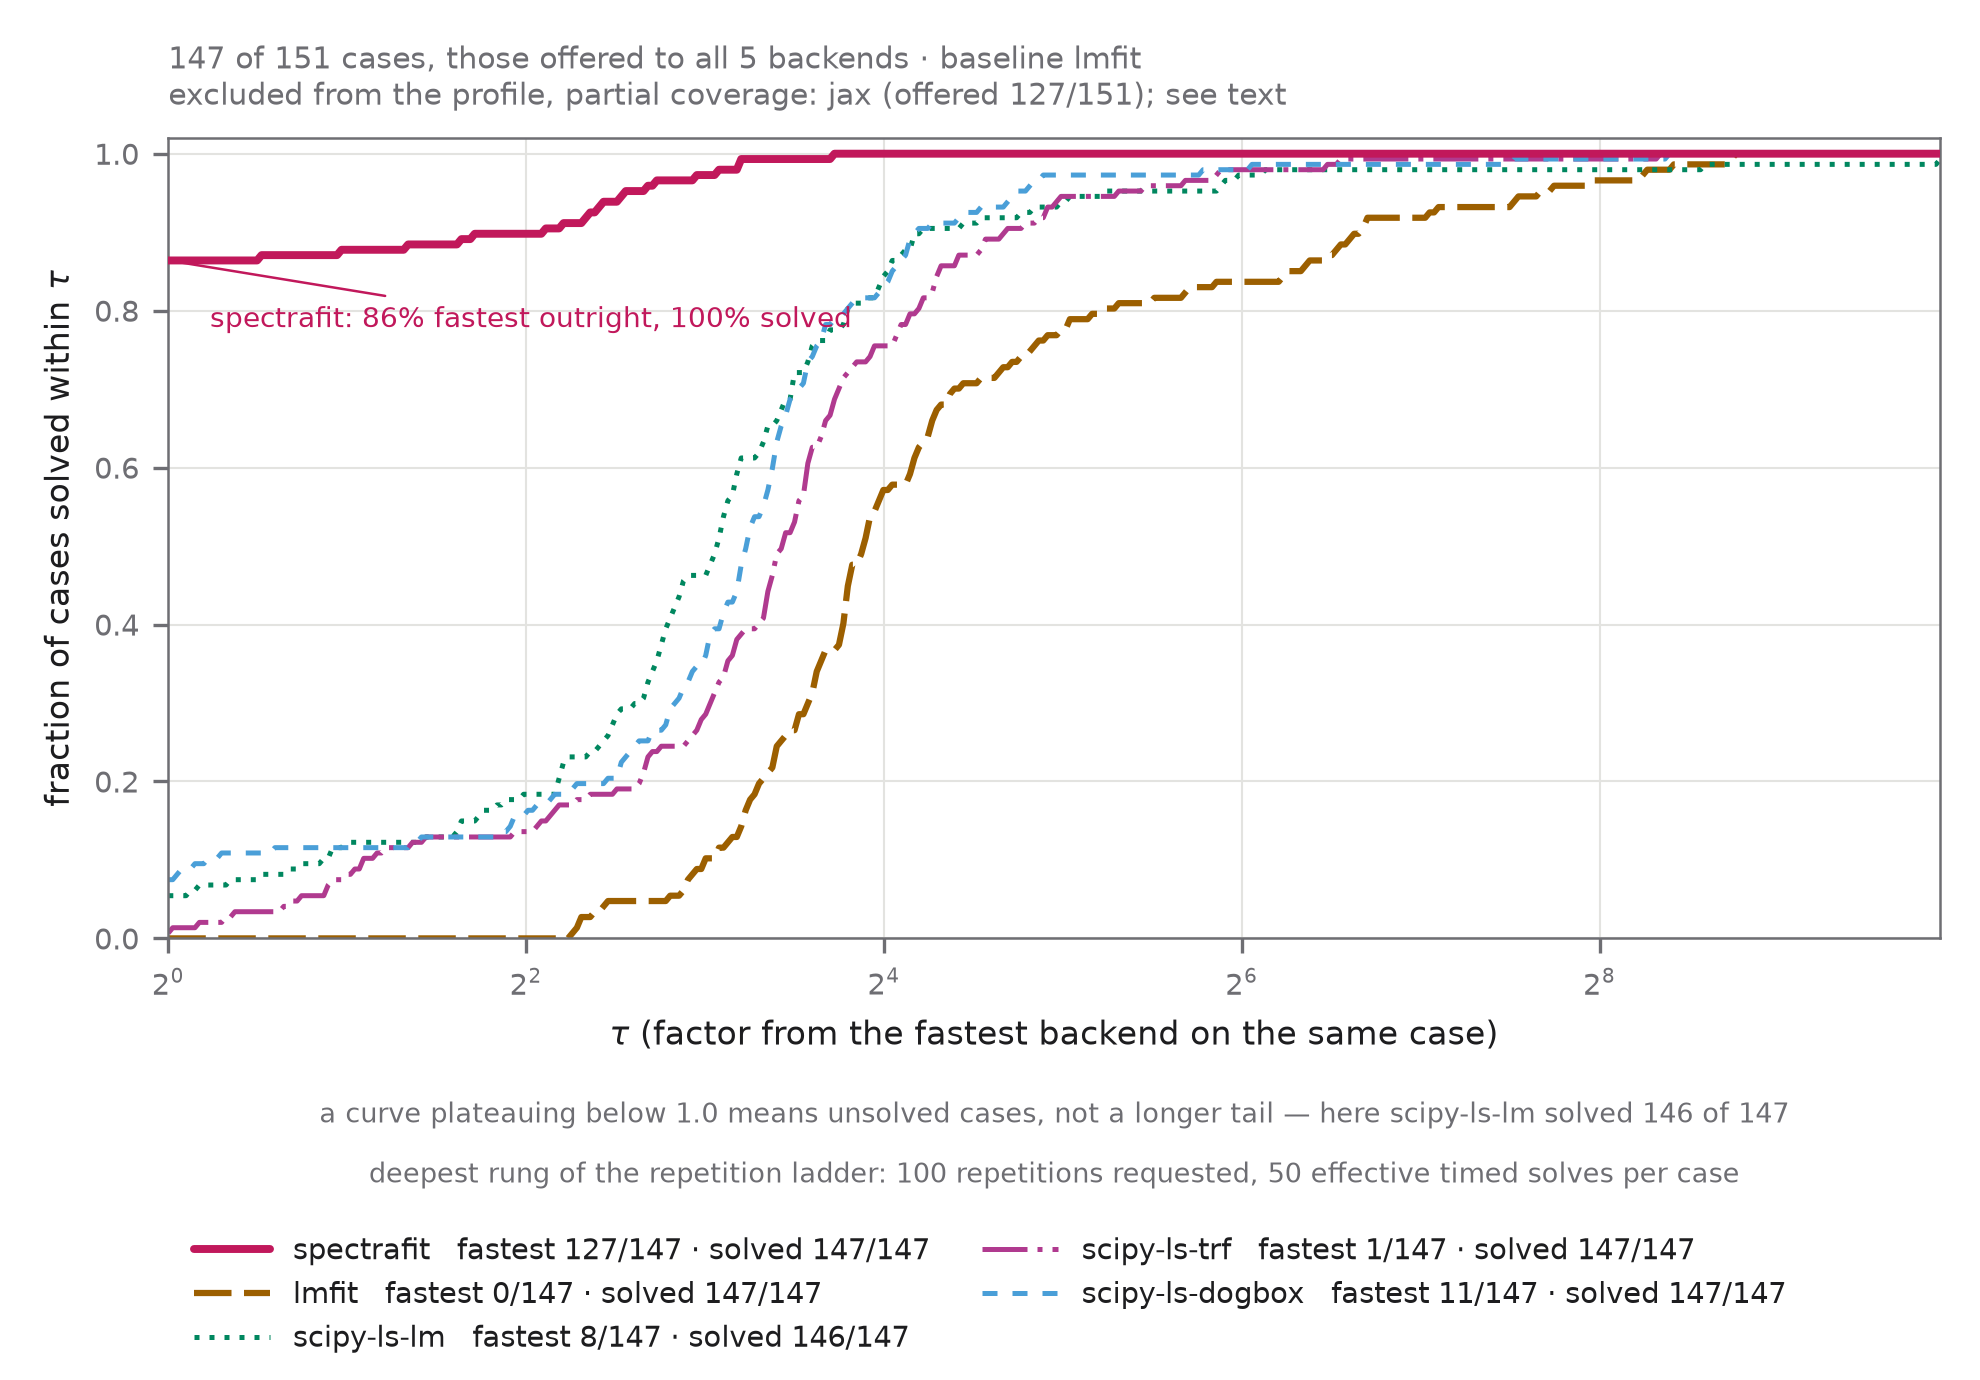

Python code for this plot:
"""Appendix figure: cross-backend Dolan-More performance profile.

The figure exists to support one sentence — read in the conventional
performance-profile form, spectrafit-core is outright fastest on 86 % of the
cases every plotted backend was offered, it solved all of them, and where it is
not fastest it is close rather than far behind.

This is the standard-form companion to Figure 4. It is drawn from the same
sidecar, the same run and the same per-case median times; it exists so the
headline timing claim can be cross-checked in the presentation a reader of the
optimisation literature already knows how to read, rather than only in the
per-case form Figure 4 uses. If the two disagree, one of them is wrong; they are
kept side by side precisely so that check is available.

For each case, every backend's median solve time is divided by the fastest time
any backend achieved on that case; the profile then plots, for each backend, the
fraction of cases solved within a factor tau of the best. A curve's intercept at
tau = 1 is how often that backend was outright fastest; its right-hand asymptote
is the fraction of cases it solved at all. Both readings are written into the
legend so neither has to be eyeballed off the curve.

Reproduce:

    uv run --group manuscript python manuscript/examples/figures/extract_bench_summary.py <run-dir>
    uv run --group manuscript python manuscript/examples/figures/fig_performance_profile.py

Outputs, written next to this file:
    fig_performance_profile.pdf   vector, for submission
    fig_performance_profile.png   300 dpi raster

Why this presentation is the appendix and not the main figure
-------------------------------------------------------------
A performance profile requires one case set that every plotted curve was
offered, and this suite is ragged by design: the 4 tied-parameter cases are not
handed to SciPy, and those 4 plus the 20 multimodal `optfn` cases are not handed
to jax/optimistix. So the denominator is chosen by which subsets happen to
overlap, not by anything about the library. Intersecting five backends gives 147
of 151 cases. Intersecting all six gives 127.

The second number is the disqualifying one. On those 127 cases spectrafit-core
is fastest 100 % of the time — because the 20 cases it loses across the
147-case set are precisely the 20 multimodal `optfn` cases jax is never offered.
The single arrangement in which every backend shares a denominator is therefore
also the arrangement that deletes the subject's only measured weakness, moving
its score from 86 % to 100 % by discarding the evidence against it. A figure
whose denominator flatters the subject cannot be the figure that carries the
claim, so Figure 4 scores each backend over the cases it was actually offered
and keeps all 151, and this profile — drawn on the 147-case five-backend
intersection, with the excluded backend named and counted on the canvas — is
the appendix cross-check.

Why a profile rather than a bar chart of mean speedups: a mean over cases is
dominated by whichever case happens to be slowest in absolute terms, and hides
how often a backend is merely *close* to the best rather than far behind. The
profile answers "how often is this backend within 2x of the best?" directly,
which is the question a reader choosing a solver actually has.

A backend offered less than `ELIGIBILITY_FLOOR` of the suite is excluded from
the plot and named, with its offered-count, in the subtitle. The exclusion is
mechanical, not editorial. In this run it drops jax/optimistix, which ran and
converged on every case it was given but was given only 127 of 151: it is not
handed the 4 tied-parameter cases, whose expression edges optimistix cannot
express, nor the 20 multimodal `optfn` cases, which sit outside the local-fit
contract it is given.

Rejected alternatives, each recorded with what decided it
---------------------------------------------------------
An earlier version drew the excluded backend as a flat zero, which is a
different and false claim: "attempted 151 cases and solved none" rather than
"was not asked to attempt 24 of them". A later version stated the exclusion
correctly but gave it the wrong reason — that this run installed the `benchmark`
extra without the optional `jax` extra, so no per-case jax results existed. The
sidecar refutes that: `solvers_not_run` is empty and jax carries 127 successes.

A third version, in `performance_ratios`, fell back to
`dict.fromkeys(summary["solvers"], len(summary["cases"]))` when the sidecar
carried no `solvers_eligible` block. That fallback asserts "every backend was
offered every case", which is exactly the claim the flat-zero curve made, merely
inverted: it would readmit jax/optimistix as a curve structurally capped at
127/151 = 0.84 and read as mass failure. A missing eligibility block is now a
`SystemExit`, because drawing less is the only honest degradation and here there
is nothing left to draw.

Right-edge direct labels were drawn once and removed: the legend already names
every series and now carries both canonical readings, two lookup mechanisms for
one fact is one too many, and the labels collided where the four comparator
curves converge on 1.0. They are not to be re-added.

The tau axis is not cropped. An earlier version stopped it at the pooled 99.5th
percentile of the ratios; that hid 4 of 734 points off the right edge and left
lmfit's curve ending at 0.986 and scipy-ls-lm's at 0.980 while their legend
entries read 147/147 and 146/147 solved — precisely the misreading the caveat
under the axis warns against, manufactured by the crop rather than present in
the data. On a log-2 axis the entire hidden tail costs 17 % of the width, which
buys far too little legibility to be worth contradicting the figure's own
caveat.

The run id is not printed on the canvas. It names a directory rather than a
quantity, no reader can act on it, and the gold-standard figure
(`fig_ladder_stability.py`) prints none. Provenance for this figure lives in the
manuscript caption and in `manuscript/draft/manuscript-state.json`; what does
belong on the canvas is the timing depth, which is a measurement parameter, and
that is derived from the ladder rather than typed in.
"""

from __future__ import annotations

import json
from pathlib import Path

import matplotlib as mpl
import numpy as np
from matplotlib import pyplot as plt

# The rendered PNG is sha256-pinned in manuscript/draft/.render-manifest.json, so
# the backend is pinned too: an interactive backend resolves fonts differently
# and moves the hash without moving a single number.
mpl.use("Agg")

HERE = Path(__file__).resolve().parent
SUMMARY = HERE / "bench_summary.json"
LADDER = HERE.parent / "ladder" / "ladder.json"
RUNGS = HERE.parent / "ladder" / "rungs"
STEM = "fig_performance_profile"

# Chart series ramp from docs/stylesheets/tokens/palette.css (--c-chart-1..5).
#
# One hue per backend, so the scipy configurations can be compared with each
# other and not only against the subject. That was not free. The raw brand
# `--c-<backend>` colours cannot do it: measured all-pairs, systemIndigo vs
# systemBlue is dE 0.8 under deuteranopia and 7.0 with normal vision, because
# deuteranopia merges red/green/orange into one family and blue/indigo/cyan
# into another. Extending the previous four-hue chart ramp to five also failed
# outright — five separate candidate fifth hues each broke the normal-vision
# floor — so the set was re-derived as a whole, with slot 3 lightened.
#
# Measured (--pairs all, light surface): lightness PASS, chroma PASS,
# normal-vision PASS at dE 16.5 (threshold 15), CVD separation WARN at 7.0
# deutan (inside the 6-8 floor band), contrast WARN for chart-5 at 2.82.
#
# Both WARNs are legal ONLY with secondary encoding, which is why every series
# also carries a distinct dash pattern and is named with its counts in the
# legend. Five is the measured ceiling: a sixth hue has nowhere to go that
# does not collapse a pair, and the honest remedy there is faceting.
#
# Harmonised with Figure 4 (fig_benchmark_profile.py), and that is the whole of
# the colour rule here. This figure and that one plot the same backends on the
# same run, so a backend that changed hue between them would be the worst kind
# of collision the paper can contain: not two figures reusing a hue for
# different things, but one framework wearing two identities a page apart.
# Every assignment below is therefore a deliberate positive reuse — same
# referent, same hue, checked against Figure 4's SERIES_COLOUR.
#
# The subject sits OUTSIDE the chart ramp on #c1185b, the paper's subject
# crimson (fig_ladder_stability.py:174, fig_nist_head_to_head.py:41), so both
# figures read as subject-against-field rather than one-of-five. An earlier
# version of this file put the subject on #0067d6 and argued that "slot 1 is the
# subject's slot in every chart in the paper". That was never true of the
# palette and is now plainly false of Figure 4; the claim is recorded here as
# withdrawn rather than silently deleted.
#
# Retiring #0067d6 from this figure also retires its sharpest collision. That
# hex is lmfit — the COMPARATOR — at fig_nist_head_to_head.py:42, and in Figure 4
# it is jax. It is now absent here, so nothing in this figure inverts it.
#
# Declining-comment (R11d) for the four ramp hues that remain:
#   #9c5f00  is the arctan continuum step in Figures 1 and 3, and Figure 6's
#            "Average" tier. Declined: there is no continuum in a timing
#            profile. Reused from Figure 4, where it is also lmfit.
#   #00875f  is the L2 multiplet in Figure 3. Declined: no spectral feature is
#            plotted. Reused from Figure 4, where it is also scipy-ls-lm.
#   #b03a8f  is the total model in Figure 3 and Figure 6's "Higher" tier.
#            Declined: nothing here is a sum of components. Reused from Figure
#            4, where it is also scipy-ls-trf.
#   #4a9fd8  means scipy-ls-dogbox here and in Figure 4 and nothing anywhere
#            else; no meaning to decline.
#
# #d30f45, the reserved attention channel ("look here", R12), is declined
# outright: this figure has five co-equal curves and no single element it wants
# read first, so there is nothing for the attention hue to point at. Emphasis is
# carried by line weight instead (the subject is heaviest, the timing baseline
# next), the way fig_ladder_stability.py declines it for the same reason.
SERIES_COLOUR = {
    "spectrafit": "#c1185b",  # subject crimson, outside the ramp
    "lmfit": "#9c5f00",  # --c-chart-2  (the timing baseline)
    "scipy-ls-lm": "#00875f",  # --c-chart-3
    "scipy-ls-trf": "#b03a8f",  # --c-chart-4
    "scipy-ls-dogbox": "#4a9fd8",  # --c-chart-5  (the sub-3:1 slot)
}
# Dash patterns are retained even though every series now has its own hue:
# the CVD and contrast WARNs above are legal only WITH secondary encoding, and
# this is it. They also keep the chart readable in greyscale print.
DASHES = {
    "spectrafit": (None, None),
    "lmfit": (6, 2),
    "scipy-ls-lm": (1, 2),
    "scipy-ls-trf": (9, 2, 1, 2),
    "scipy-ls-dogbox": (3, 3),
}
# A backend offered fewer than this fraction of the suite is excluded from the
# profile rather than drawn with a structurally-capped curve. 0.9 keeps the
# scipy configurations (offered 147 of 151, i.e. 0.97) and drops jax/optimistix
# (offered 127 of 151, i.e. 0.84). The floor sits between those two measured
# values and nowhere near either, so it is a rule and not a hand-picked cut.
ELIGIBILITY_FLOOR = 0.9

# A profile of one curve compares nothing, so two eligible backends is the
# structural minimum below which the figure refuses to draw.
MIN_PLOTTED_SOLVERS = 2

C_SUBJECT = SERIES_COLOUR["spectrafit"]
C_FALLBACK = "#8e8e93"
INK = "#1d1d1f"
INK_MUTED = "#6e6e73"
GRID = "#e3e3e0"

# Declared layer ranking (R6), stated once here rather than as inline ternaries
# at the call sites. Reading order bottom to top: the grid is scenery, the
# comparators are the field, the subject rides over them, labels ride over
# everything.
#
# Z_GRID is inert — `ax.set_axisbelow(True)` forces the grid under every artist
# regardless of its zorder — and is kept only so the full ranking is written
# down in one place rather than half here and half in an axes property.
Z_GRID = 0
Z_COMPARATOR = 2
Z_SUBJECT = 3
Z_ANNOTATION = 6

# The subject of the benchmark always takes slot 0 (the strongest hue, solid
# line); oracles follow in a fixed order so a backend's colour never changes
# between figures or runs.
PREFERRED_ORDER = [
    "spectrafit",
    "lmfit",
    "jax",
    "scipy-ls-lm",
    "scipy-ls-trf",
    "scipy-ls-dogbox",
]

SUBJECT = "spectrafit"


def load_summary() -> dict:
    """Load the sidecar, failing with the command that produces it."""
    if not SUMMARY.exists():
        msg = (
            f"{SUMMARY} not found — the profile is drawn entirely from the "
            "per-case median times in the sidecar and there is nothing to plot "
            "without it; run extract_bench_summary.py against a benchmark run "
            "directory first"
        )
        raise SystemExit(msg)
    return json.loads(SUMMARY.read_text())


def timing_depth(run_id: str) -> tuple[int, int] | None:
    """Return (reps_requested, reps_effective) for the run, or ``None``.

    The sidecar records which run it came from but not how deeply that run was
    timed; the repetition ladder records the depth but indexes it by rung. The
    two are joined through the per-rung manifests, whose ``run_id`` matches the
    sidecar's and whose directory is named for ``reps_effective``.

    Returns ``None`` when the ladder or the manifests are unavailable, or when
    no rung claims this run, so the figure omits the depth line rather than
    inventing a number for it (R13).
    """
    if not LADDER.exists() or not RUNGS.is_dir():
        return None
    try:
        rungs = json.loads(LADDER.read_text()).get("rungs", [])
    except (OSError, json.JSONDecodeError):
        return None

    effective: int | None = None
    for manifest in sorted(RUNGS.glob("*/manifest.json")):
        try:
            if json.loads(manifest.read_text()).get("run_id") != run_id:
                continue
        except (OSError, json.JSONDecodeError):
            continue
        # The rung directory is named for its effective depth (rung_050 -> 50),
        # which is the key ladder.json indexes its rungs by.
        suffix = manifest.parent.name.rsplit("_", 1)[-1]
        if suffix.isdigit():
            effective = int(suffix)
        break

    if effective is None:
        return None
    for rung in rungs:
        if rung.get("reps_effective") == effective:
            return int(rung["reps_requested"]), effective
    return None


def performance_ratios(
    summary: dict,
) -> tuple[list[str], dict[str, np.ndarray], dict, int, dict[str, int]]:
    """Return (ordered solvers, ratio arrays, coverage, dropped, eligibility).

    A case contributes a ratio for a backend only when that backend succeeded on
    it. Failures become ``inf`` so they never count as "solved within tau" at
    any finite tau, which is exactly how Dolan-More handles them.

    ``dropped`` counts cases in which no plotted backend succeeded. Such a case
    has no best time, so it cannot enter a ratio at all; it is removed from the
    denominator and its count returned so the caller can disclose it on the
    canvas rather than let two denominators drift apart silently.

    The resolved eligibility mapping is returned rather than re-read by the
    caller: the exclusion decision and the offered-count printed next to the
    excluded backend must be the same object, or a sidecar shape this function
    tolerated could still print "offered 0/151" on the canvas.
    """
    # A performance profile is only meaningful over a case set every plotted
    # backend was actually offered. Two distinct things had been conflated:
    #
    #   eligible  — the backend was asked to run the case (it has an entry)
    #   succeeded — it was asked, and converged
    #
    # Reporting "solved / total cases" mixes them. In the canonical run
    # scipy-ls-lm shows 146 successes against 151 cases, which reads as five
    # failures; it was offered 147 and failed one. trf and dogbox were offered
    # 147 and failed none, not four. And jax/optimistix is offered 127 of 151 —
    # it is not handed the 4 tied-parameter cases, whose expression edges
    # optimistix cannot express, nor the 20 multimodal `optfn` cases — so a curve
    # flattening at 0.84 would read as mass failure when it was never asked to
    # attempt those 24 cases at all.
    #
    # So: drop backends whose eligibility is structurally low (they are named in
    # the subtitle and discussed in the text), then restrict to the cases every
    # remaining backend was offered, and report counts against THAT set.
    eligible = summary.get("solvers_eligible")
    if eligible is None:
        # Assuming full eligibility is not a weaker figure, it is a false one:
        # it readmits the partial backend as a curve structurally capped at its
        # offered fraction, which reads as mass failure. See the docstring.
        msg = (
            f"{SUMMARY} carries no `solvers_eligible` block — without it a "
            "partially-offered backend cannot be told from a failing one, and "
            "the profile would draw a curve capped at 0.84 that reads as mass "
            "failure; re-run extract_bench_summary.py against the run directory "
            "to write the eligibility block"
        )
        raise SystemExit(msg)

    n_total = len(summary["cases"])
    plotted = {s for s in summary["solvers"] if eligible.get(s, 0) >= ELIGIBILITY_FLOOR * n_total}

    solvers = [s for s in PREFERRED_ORDER if s in plotted]
    solvers += [s for s in summary["solvers"] if s in plotted and s not in solvers]

    if len(solvers) < MIN_PLOTTED_SOLVERS:
        msg = (
            f"only {len(solvers)} backend(s) clear the {ELIGIBILITY_FLOOR:.0%} "
            f"eligibility floor over {n_total} cases — a performance profile of "
            "one curve compares nothing, since every ratio would be 1.0 by "
            "construction; re-run the benchmark with at least two backends "
            "offered the whole suite"
        )
        raise SystemExit(msg)

    common = [c for c in summary["cases"] if all(s in c["m"] for s in solvers)]
    if not common:
        msg = (
            f"no case in {SUMMARY} was offered to all {len(solvers)} eligible "
            "backends, so no case has a per-case best time to divide by and the "
            "profile has an empty denominator; re-run the benchmark so the "
            "plotted backends share a case set"
        )
        raise SystemExit(msg)

    ratios: dict[str, list[float]] = {s: [] for s in solvers}
    solved: dict[str, int] = dict.fromkeys(solvers, 0)
    dropped = 0

    for case in common:
        times = {}
        for s in solvers:
            m = case["m"].get(s)
            if m and m.get("success") and m.get("med_ms"):
                times[s] = float(m["med_ms"])
        if not times:
            dropped += 1
            continue
        best = min(times.values())
        for s in solvers:
            if s in times:
                ratios[s].append(times[s] / best)
                solved[s] += 1
            else:
                ratios[s].append(np.inf)

    # The denominator is the number of cases that entered a ratio, not the number
    # offered, so the legend's solved-fraction and the curve's own right-hand
    # asymptote are the same quantity read two ways.
    n_used = len(common) - dropped
    coverage = {s: (solved[s], n_used) for s in solvers}
    arrays = {s: np.asarray(v, dtype=float) for s, v in ratios.items()}
    return solvers, arrays, coverage, dropped, eligible


def plot(summary: dict) -> None:
    """Render the profile to PDF and 300 dpi PNG."""
    solvers, ratios, coverage, dropped, eligible = performance_ratios(summary)

    mpl.rcParams.update(
        {
            "font.size": 8,
            "axes.labelsize": 8,
            "legend.fontsize": 7,
            "xtick.labelsize": 7,
            "ytick.labelsize": 7,
            "axes.edgecolor": INK_MUTED,
            "axes.linewidth": 0.6,
            "xtick.color": INK_MUTED,
            "ytick.color": INK_MUTED,
            "text.color": INK,
            "axes.labelcolor": INK,
            "figure.facecolor": "white",
            "savefig.facecolor": "white",
        },
    )
    fig, ax = plt.subplots(figsize=(6.6, 4.6))

    finite = np.concatenate([r[np.isfinite(r)] for r in ratios.values() if r.size])
    tau_max = float(finite.max()) if finite.size else 10.0
    tau = np.logspace(0, np.log10(max(tau_max, 2.0)), 400)

    baseline = summary.get("baseline_solver_id", "lmfit")
    handles = []
    efficiency: dict[str, float] = {}
    for s in solvers:
        r = ratios[s]
        rho = [(r <= t).sum() / len(r) for t in tau] if r.size else np.zeros_like(tau)
        # One hue per backend. Weight still separates roles: the subject is
        # heaviest, the timing baseline next, the rest uniform — so the chart
        # reads as "spectrafit vs the baseline" at a glance while still
        # supporting a scipy-to-scipy comparison on closer reading.
        colour = SERIES_COLOUR.get(s, C_FALLBACK)
        if s == SUBJECT:
            lw = 1.9
        elif s == baseline:
            lw = 1.5
        else:
            lw = 1.2
        dash = DASHES.get(s, (2, 2))
        (line,) = ax.plot(
            tau,
            rho,
            lw=lw,
            color=colour,
            dashes=dash if dash[0] is not None else (None, None),
            solid_capstyle="round",
            zorder=Z_SUBJECT if s == SUBJECT else Z_COMPARATOR,
        )
        solved, total = coverage[s]
        fastest = int((r <= 1.0).sum()) if r.size else 0
        efficiency[s] = fastest / len(r) if r.size else 0.0
        # Both canonical readings of a performance profile, in the key, against
        # one shared denominator: the intercept at tau = 1 (how often fastest)
        # and the right-hand asymptote (how much it solved at all). Writing only
        # the second left the first to be eyeballed off a curve whose four
        # comparator traces start within a few pixels of each other.
        handles.append((line, f"{s}   fastest {fastest}/{total} · solved {solved}/{total}"))

        # No right-edge direct labels: the legend below already names every
        # series AND carries both readings, which is the more useful pair of
        # numbers. Two lookup mechanisms for the same fact is one too many, and
        # the labels collided where the four comparator curves converge on 1.0.

    ax.set_xscale("log", base=2)
    ax.set_xlim(1, tau[-1])
    ax.set_ylim(0, 1.02)
    ax.set_xlabel(r"$\tau$ (factor from the fastest backend on the same case)")
    ax.set_ylabel(r"fraction of cases solved within $\tau$")
    ax.grid(True, color=GRID, lw=0.5, zorder=Z_GRID)
    ax.set_axisbelow(True)

    # The legend carries both readings as counts; this one annotation attaches
    # the subject's pair to the geometry they are read off, so a reader learns
    # where on the curve those numbers live rather than taking them on trust.
    #
    # A dotted rule used to be drawn at tau = 1 to mark the first of the two
    # readings. It rendered as nothing: the axis starts at tau = 1 (a ratio
    # below 1 is impossible by construction), so the rule fell exactly under the
    # left spine at every figure size. The spine IS the tau = 1 rule, the 2^0
    # tick names it, and the annotation reads the intercept off it.
    if SUBJECT in ratios:
        solved, total = coverage[SUBJECT]
        ax.annotate(
            f"{SUBJECT}: {efficiency[SUBJECT]:.0%} fastest outright, {solved / total:.0%} solved",
            xy=(1.0, efficiency[SUBJECT]),
            xytext=(10, -16),
            textcoords="offset points",
            fontsize=6.8,
            color=C_SUBJECT,
            arrowprops={"arrowstyle": "-", "lw": 0.6, "color": C_SUBJECT},
            zorder=Z_ANNOTATION,
        )

    # A curve that plateaus below 1.0 has not run off the right edge — it never
    # solved those cases at all. Readers new to performance profiles routinely
    # misread this, and it is the difference between "slow" and "failed".
    #
    # Stated in the abstract the caveat was unfalsifiable prose: the only curve
    # in this run that does it misses the ceiling by well under a millimetre in
    # print, so a reader looking for the plateau the caveat warns about finds
    # none and concludes the caveat is boilerplate. Naming the instance and its
    # count is what makes the sentence checkable against the canvas.
    plateau = [(s, *coverage[s]) for s in solvers if coverage[s][0] < coverage[s][1]]
    if plateau:
        named = "; ".join(f"{s} solved {solved} of {total}" for s, solved, total in plateau)
        caveat = (
            f"a curve plateauing below 1.0 means unsolved cases, not a longer tail — here {named}"
        )
    else:
        caveat = (
            "a curve plateauing below 1.0 would mean unsolved cases, not a "
            "longer tail; every curve here reaches 1.0"
        )
    ax.annotate(
        caveat,
        xy=(0.5, -0.230),
        xycoords="axes fraction",
        ha="center",
        fontsize=6.5,
        color=INK_MUTED,
        zorder=Z_ANNOTATION,
    )

    m = summary.get("manifest", {})
    depth = timing_depth(m.get("run_id", ""))
    if depth is not None:
        requested, effective = depth
        ax.annotate(
            f"deepest rung of the repetition ladder: {requested} repetitions "
            f"requested, {effective} effective timed solves per case",
            xy=(0.5, -0.305),
            xycoords="axes fraction",
            ha="center",
            fontsize=6.5,
            color=INK_MUTED,
            zorder=Z_ANNOTATION,
        )

    n_common = coverage[solvers[0]][1]
    # Two lines: one subtitle ran past the right edge and truncated its tail.
    subtitle = (
        f"{n_common} of {summary['n_cases']} cases, those offered to all "
        f"{len(solvers)} backends · baseline {baseline}"
    )
    notes = []
    excluded = [s for s in summary["solvers"] if s not in solvers]
    if excluded:
        detail = ", ".join(
            f"{s} (offered {eligible.get(s, 0)}/{summary['n_cases']})" for s in excluded
        )
        notes.append(f"excluded from the profile, partial coverage: {detail}; see text")
    if dropped:
        # No best time exists for such a case, so it cannot enter a ratio. Its
        # count is stated rather than absorbed silently into the denominator.
        notes.append(f"{dropped} further case(s) omitted: no plotted backend succeeded")
    second = "; ".join(notes)
    ax.set_title(
        subtitle + ("\n" + second if second else ""),
        fontsize=7.2,
        color=INK_MUTED,
        loc="left",
        pad=8,
    )

    fig.legend(
        [h for h, _ in handles],
        [lab for _, lab in handles],
        loc="lower center",
        frameon=False,
        ncol=2,
        columnspacing=1.8,
        handlelength=2.6,
        bbox_to_anchor=(0.5, 0.0),
    )
    fig.subplots_adjust(left=0.085, right=0.98, top=0.90, bottom=0.32)
    for ext, dpi in (("pdf", 300), ("png", 300)):
        fig.savefig(HERE / f"{STEM}.{ext}", dpi=dpi)

    # The plateau caveat is worth its line only because the gap it names is too
    # small to see; the receipt states the gap in printed pixels so that claim
    # is itself checkable.
    bbox = ax.get_window_extent()
    plt.close(fig)

    print(f"wrote {STEM}.pdf / .png")
    print(f"  {n_common} of {summary['n_cases']} cases, offered to all {len(solvers)} backends")
    print(f"  tau axis 1.0 to {tau_max:.6f} (true maximum ratio; no crop)")
    if depth is not None:
        print(f"  timing depth {depth[0]} repetitions requested / {depth[1]} effective")
    else:
        print("  timing depth unavailable; the depth line is omitted from the canvas")
    if dropped:
        print(f"  {dropped} case(s) omitted: no plotted backend succeeded")
    for s in excluded:
        print(f"  {s:20s} excluded, offered {eligible.get(s, 0)}/{summary['n_cases']}")
    for s in solvers:
        solved, total = coverage[s]
        gap_px = (1.0 - solved / total) / 1.02 * bbox.height
        note = f"  <- plateaus {gap_px:.2f} px below the ceiling" if solved < total else ""
        print(
            f"  {s:20s} {solved:4d}/{total} solved · fastest outright {efficiency[s]:.6f}{note}",
        )


if __name__ == "__main__":
    plot(load_summary())
